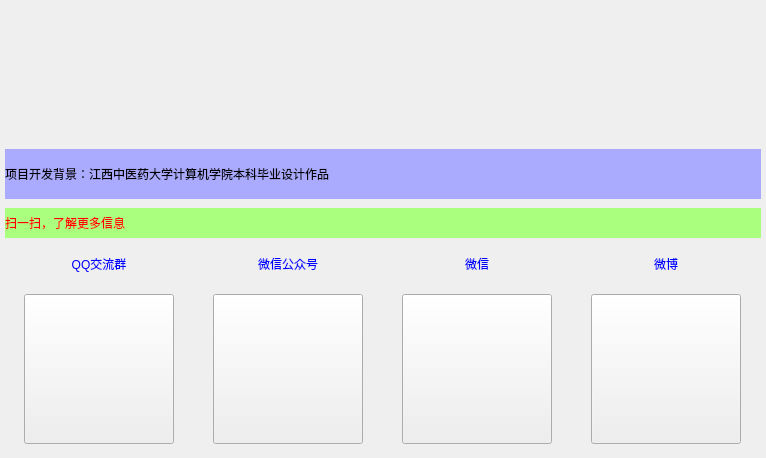
<?xml version="1.0" encoding="UTF-8"?>
<ui version="4.0">
 <class>Form</class>
 <widget class="QWidget" name="Form">
  <property name="geometry">
   <rect>
    <x>0</x>
    <y>0</y>
    <width>766</width>
    <height>458</height>
   </rect>
  </property>
  <property name="windowTitle">
   <string>Form</string>
  </property>
  <layout class="QGridLayout" name="gridLayout_2">
   <property name="leftMargin">
    <number>5</number>
   </property>
   <property name="topMargin">
    <number>0</number>
   </property>
   <property name="rightMargin">
    <number>5</number>
   </property>
   <property name="bottomMargin">
    <number>5</number>
   </property>
   <property name="spacing">
    <number>0</number>
   </property>
   <item row="0" column="0">
    <layout class="QVBoxLayout" name="verticalLayout">
     <item>
      <widget class="QLabel" name="school_label">
       <property name="minimumSize">
        <size>
         <width>0</width>
         <height>120</height>
        </size>
       </property>
       <property name="styleSheet">
        <string notr="true">QLabel{
	border-image: url(:/official/images/school.png);
}</string>
       </property>
       <property name="text">
        <string/>
       </property>
      </widget>
     </item>
     <item>
      <widget class="QLabel" name="beijing_label">
       <property name="minimumSize">
        <size>
         <width>730</width>
         <height>50</height>
        </size>
       </property>
       <property name="maximumSize">
        <size>
         <width>16777215</width>
         <height>50</height>
        </size>
       </property>
       <property name="styleSheet">
        <string notr="true">QLabel{
	font: 75 12pt &quot;微软雅黑&quot;;
	background-color: rgb(170, 170, 255);
}</string>
       </property>
       <property name="text">
        <string>项目开发背景：江西中医药大学计算机学院本科毕业设计作品</string>
       </property>
      </widget>
     </item>
    </layout>
   </item>
   <item row="1" column="0">
    <widget class="QWidget" name="widget" native="true">
     <layout class="QVBoxLayout" name="verticalLayout_2">
      <property name="leftMargin">
       <number>0</number>
      </property>
      <property name="rightMargin">
       <number>0</number>
      </property>
      <item>
       <widget class="QLabel" name="label_5">
        <property name="minimumSize">
         <size>
          <width>730</width>
          <height>30</height>
         </size>
        </property>
        <property name="maximumSize">
         <size>
          <width>16777215</width>
          <height>30</height>
         </size>
        </property>
        <property name="styleSheet">
         <string notr="true">QLabel{
	font: 12pt &quot;微软雅黑&quot;;
	color:red;
	background-color: rgb(170, 255, 127);
}</string>
        </property>
        <property name="text">
         <string>扫一扫，了解更多信息</string>
        </property>
       </widget>
      </item>
      <item>
       <layout class="QGridLayout" name="gridLayout">
        <property name="horizontalSpacing">
         <number>20</number>
        </property>
        <property name="verticalSpacing">
         <number>10</number>
        </property>
        <item row="1" column="0">
         <widget class="QPushButton" name="pushButton">
          <property name="minimumSize">
           <size>
            <width>150</width>
            <height>150</height>
           </size>
          </property>
          <property name="maximumSize">
           <size>
            <width>150</width>
            <height>150</height>
           </size>
          </property>
          <property name="styleSheet">
           <string notr="true">QPushButton{
	border-image: url(:/official/images/qqqun_code.jpg);
}</string>
          </property>
          <property name="text">
           <string/>
          </property>
         </widget>
        </item>
        <item row="1" column="1">
         <widget class="QPushButton" name="pushButton_2">
          <property name="minimumSize">
           <size>
            <width>150</width>
            <height>150</height>
           </size>
          </property>
          <property name="maximumSize">
           <size>
            <width>150</width>
            <height>150</height>
           </size>
          </property>
          <property name="styleSheet">
           <string notr="true">QPushButton{
	border-image: url(:/official/images/weixin_code.jpg);
}</string>
          </property>
          <property name="text">
           <string/>
          </property>
         </widget>
        </item>
        <item row="1" column="2">
         <widget class="QPushButton" name="pushButton_3">
          <property name="minimumSize">
           <size>
            <width>150</width>
            <height>150</height>
           </size>
          </property>
          <property name="maximumSize">
           <size>
            <width>150</width>
            <height>150</height>
           </size>
          </property>
          <property name="styleSheet">
           <string notr="true">QPushButton{
	border-image: url(:/official/images/wechat_code.jpg);
}</string>
          </property>
          <property name="text">
           <string/>
          </property>
         </widget>
        </item>
        <item row="1" column="3">
         <widget class="QPushButton" name="pushButton_4">
          <property name="minimumSize">
           <size>
            <width>150</width>
            <height>150</height>
           </size>
          </property>
          <property name="maximumSize">
           <size>
            <width>150</width>
            <height>150</height>
           </size>
          </property>
          <property name="styleSheet">
           <string notr="true">QPushButton{
	border-image: url(:/official/images/weibo_code.png);
}</string>
          </property>
          <property name="text">
           <string/>
          </property>
         </widget>
        </item>
        <item row="0" column="0">
         <widget class="QPushButton" name="pushButton_5">
          <property name="minimumSize">
           <size>
            <width>0</width>
            <height>40</height>
           </size>
          </property>
          <property name="styleSheet">
           <string notr="true">QPushButton{
	font: 12pt &quot;微软雅黑&quot;;
	color:blue;
	border:none;
}</string>
          </property>
          <property name="text">
           <string>QQ交流群</string>
          </property>
          <property name="icon">
           <iconset resource="../my_images.qrc">
            <normaloff>:/official/images/qq.png</normaloff>:/official/images/qq.png</iconset>
          </property>
          <property name="iconSize">
           <size>
            <width>30</width>
            <height>30</height>
           </size>
          </property>
         </widget>
        </item>
        <item row="0" column="1">
         <widget class="QPushButton" name="pushButton_6">
          <property name="minimumSize">
           <size>
            <width>0</width>
            <height>40</height>
           </size>
          </property>
          <property name="styleSheet">
           <string notr="true">QPushButton{
	font: 12pt &quot;微软雅黑&quot;;
	color:blue;
	border:none;
}</string>
          </property>
          <property name="text">
           <string>微信公众号</string>
          </property>
          <property name="icon">
           <iconset resource="../my_images.qrc">
            <normaloff>:/official/images/WeChat_public.png</normaloff>:/official/images/WeChat_public.png</iconset>
          </property>
          <property name="iconSize">
           <size>
            <width>30</width>
            <height>30</height>
           </size>
          </property>
         </widget>
        </item>
        <item row="0" column="2">
         <widget class="QPushButton" name="pushButton_7">
          <property name="minimumSize">
           <size>
            <width>0</width>
            <height>40</height>
           </size>
          </property>
          <property name="styleSheet">
           <string notr="true">QPushButton{
	font: 12pt &quot;微软雅黑&quot;;
	color:blue;
	border:none;
}</string>
          </property>
          <property name="text">
           <string>微信</string>
          </property>
          <property name="icon">
           <iconset resource="../my_images.qrc">
            <normaloff>:/official/images/wechat.png</normaloff>:/official/images/wechat.png</iconset>
          </property>
          <property name="iconSize">
           <size>
            <width>30</width>
            <height>30</height>
           </size>
          </property>
         </widget>
        </item>
        <item row="0" column="3">
         <widget class="QPushButton" name="pushButton_8">
          <property name="minimumSize">
           <size>
            <width>0</width>
            <height>40</height>
           </size>
          </property>
          <property name="styleSheet">
           <string notr="true">QPushButton{
	font: 12pt &quot;微软雅黑&quot;;
	color:blue;
	border:none;
}</string>
          </property>
          <property name="text">
           <string>微博</string>
          </property>
          <property name="icon">
           <iconset resource="../my_images.qrc">
            <normaloff>:/official/images/weibo.png</normaloff>:/official/images/weibo.png</iconset>
          </property>
          <property name="iconSize">
           <size>
            <width>30</width>
            <height>30</height>
           </size>
          </property>
         </widget>
        </item>
       </layout>
      </item>
     </layout>
    </widget>
   </item>
  </layout>
 </widget>
 <resources>
  <include location="../my_images.qrc"/>
 </resources>
 <connections/>
</ui>
